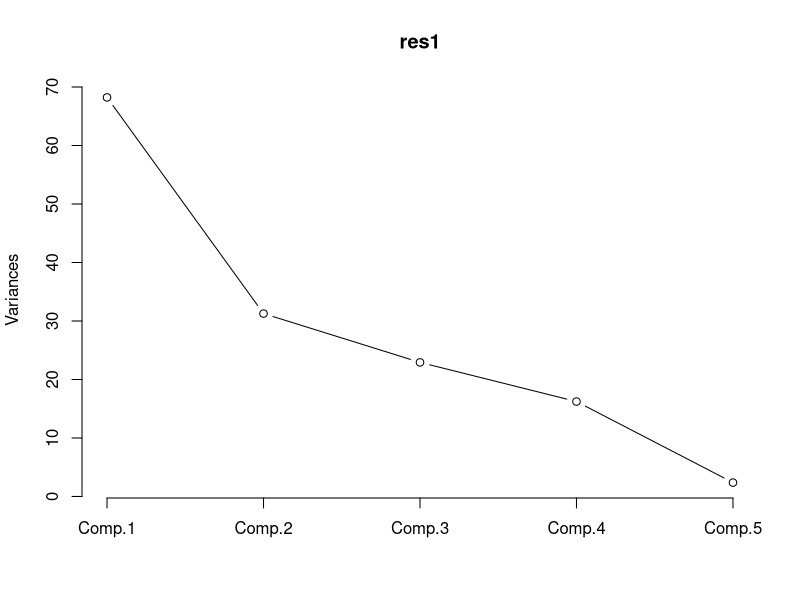
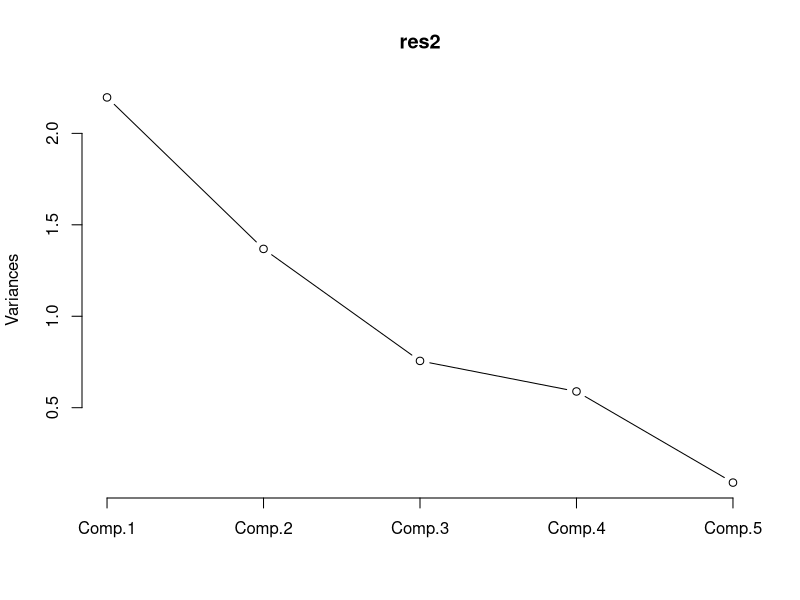
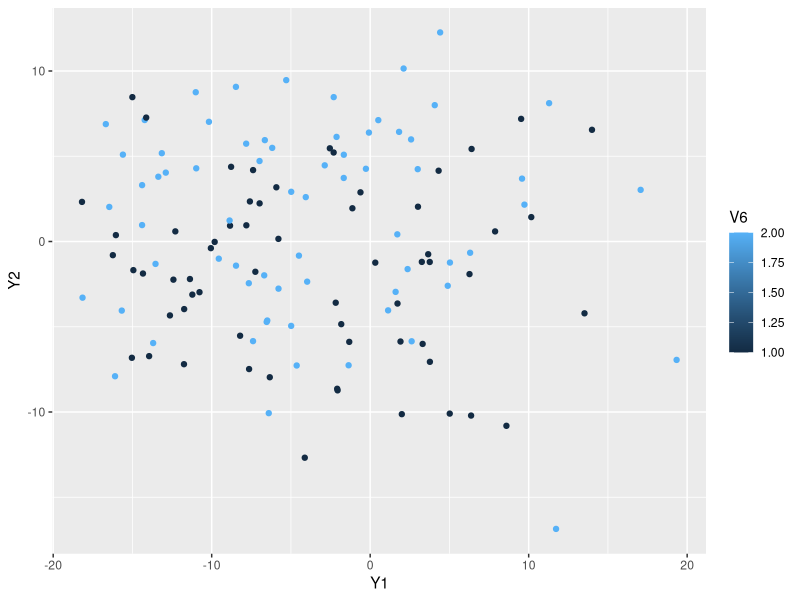
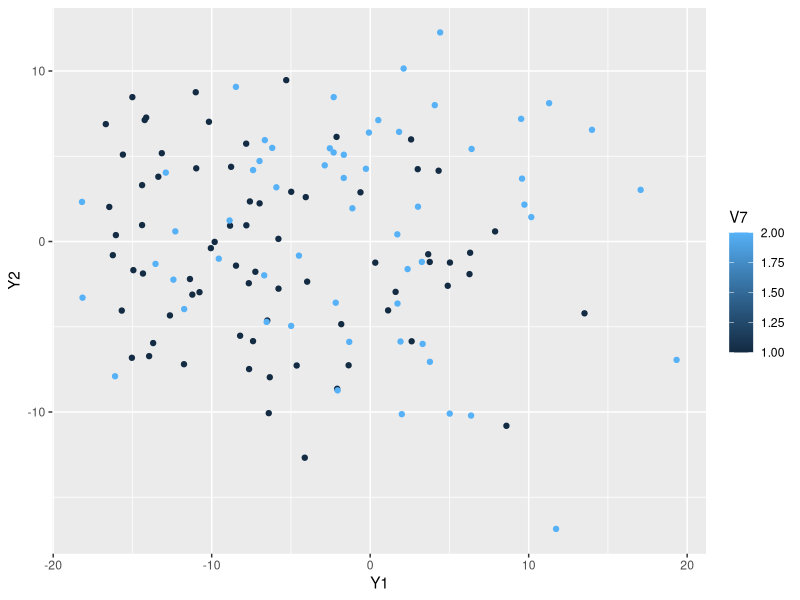
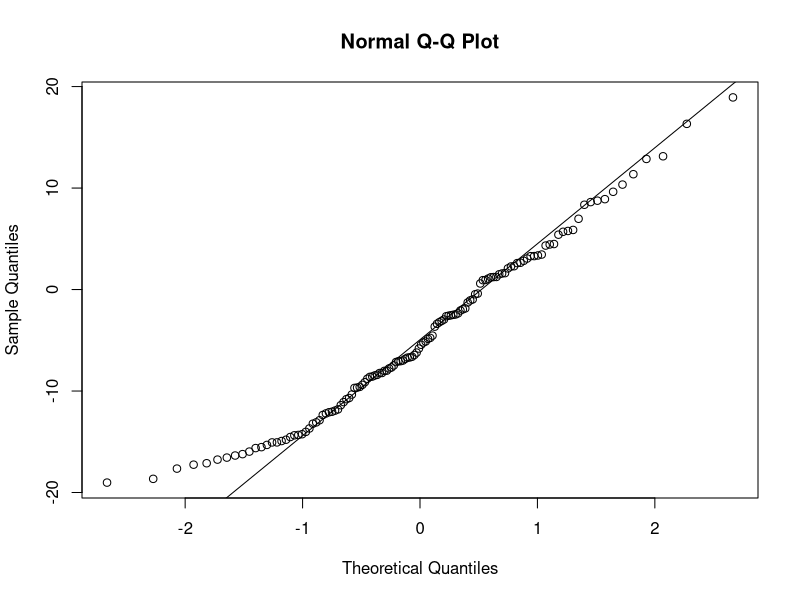
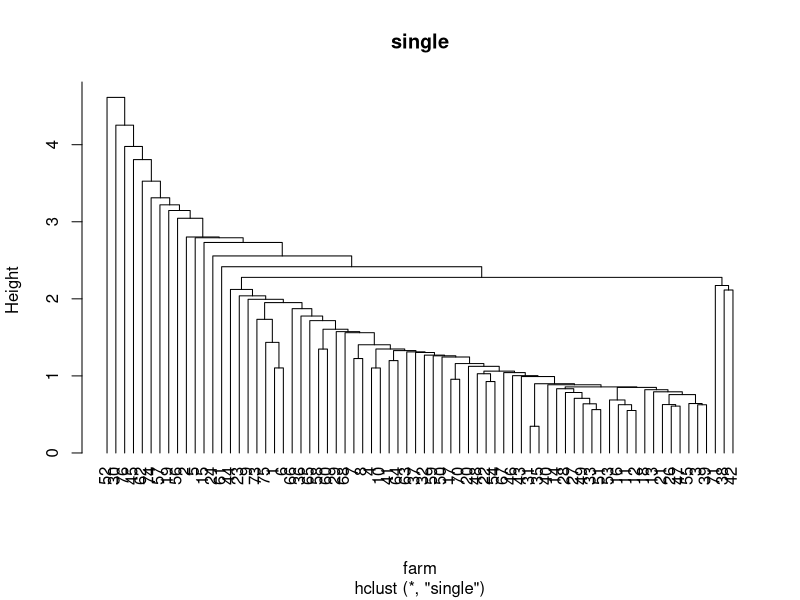
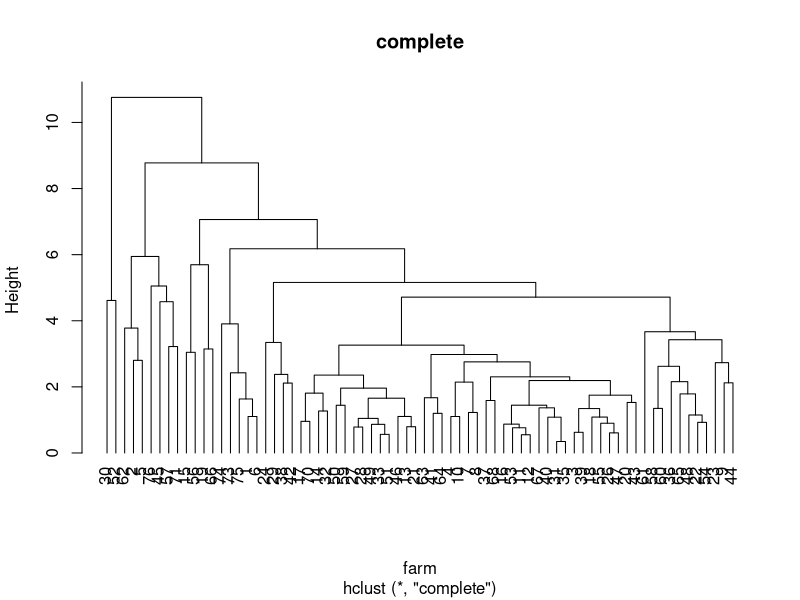

Generate these figures, in order, with R:
## ---- chunk 1
knitr::opts_chunk$set(echo = TRUE, message = TRUE)

## ---- chunk 2
data1=read.table("T1.DAT")   #读入数据
new_data1<-data1[,c(1:5)]    #提取前五列作主成分分析
apply(new_data1,2,mean)    #计算样本均值向量
## ---- chunk 3
print(cov(new_data1),digits = 4) #输出协方差矩阵
print(eigen(cov(new_data1))) #输出特征值-特征向量
res1=princomp(new_data1,cor=FALSE) #当cor=FALSE表示用样本的协方差阵S做主成分分析
summary(res1,loadings=TRUE)
screeplot(res1,type="lines")#输出崖底碎石图
## ---- chunk 4
print(cor(new_data1),digits = 4) #输出相关矩阵
print(eigen(cor(new_data1))) #输出特征值-特征向量
res2=princomp(new_data1,cor=TRUE) #当cor=TRUE表示用样本的相关矩阵R做主成分分析
summary(res2,loadings=TRUE)
screeplot(res2,type="lines") #输出崖底碎石图
## ---- chunk 5
library(ggplot2)
attach(data1)#把第一二主成分的值加入原表格
data1$Y1<-0.579*V1-0.524*V3-0.493*V4+0.380*V5 #第一主成分
data1$Y2<-0.612*V2+0.219*V3-0.572*V4-0.494*V5 #第二主成分
detach(data1)
## ---- chunk 6
ggplot(data1,aes(x=Y1,y=Y2,colour=V6))+geom_point()
## ---- chunk 7
ggplot(data1,aes(x=Y1,y=Y2,colour=V7))+geom_point()
## ---- chunk 8
lamda<-eigen(cov(new_data1)) 
spc_mat<-lamda$vectors[,1]
prin_y<-t(t(spc_mat)%*%t(new_data1))
qqnorm(prin_y)
qqline(prin_y)
## ---- chunk 9
library(psych)
data2=read.table("T2.DAT")
cor2<-cor(scale(data2)) 
#主成分法
m2<-fa(r=cor2,nfactors=2,fm="pa",rotate="none")
m2$loadings
m3<-fa(r=cor2,nfactors=3,fm="pa",rotate="none")
m3$loadings
#极大似然估计法
m22<-fa(r=cor2,nfactors=2,fm="ml",rotate="none")
m22$loadings
m33<-fa(r=cor2,nfactors=3,fm="ml",rotate="none")
m33$loadings
## ---- chunk 10
m20<-fa(r=cor2,nfactors=2,fm="ml",rotate="varimax")
m20$loadings
## ---- chunk 11
m30<-fa(r=cor2,nfactors=3,fm="ml",rotate="varimax")
m30$loadings
## ---- chunk 12
m20$communalities
m30$communalities
## ---- chunk 13
library(MASS)
data3=read.table("T3.DAT")
qd<-qda(V5~V2+V4,data3,prior=c(1/3,1/3,1/3)) #二次判别
## ---- chunk 14
predict(qd,newdata = data.frame(V2=3.5,V4=1.75))
## ---- chunk 15
ld<-lda(V5~V2+V4,data3,prior=c(1/3,1/3,1/3)) #线性判别
## ---- chunk 16
predict(ld,newdata = data.frame(V2=3.5,V4=1.75))
## ---- chunk 17
pred<-predict(ld) #用模型对学习样本分类
tab1<-table(data3$V5,pred$class)
tab1
## ---- chunk 18
ld1<-lda(V5~V2+V4,data3,prior=c(1/3,1/3,1/3),CV=T) #CV=T 运用提留方法
tab2<-table(data3$V5,ld1$class)
tab2
## ---- chunk 19
data4=read.table("T4.DAT")   #读入数据
data4<-data4[-c(25,34,69,72),]   #去掉离群值25,34,69,72
dim(data4)   #输出数据的维度
dist4=dist(scale(data4), method = "euclidean", p = 2)
#对标准化后的数据计算欧氏距离，"euclidean"表示欧氏距离，维度为2
D4_single<-hclust(dist4,method="single")
D4_com<-hclust(dist4,method="complete")
#进行聚类分析，"single"为最短距离法，"complete"为最长距离法。
plot(D4_single,hang=-1,main="single",sub=NULL,xlab="farm")
plot(D4_com,hang=-1,main="complete",sub=NULL,xlab="farm")
## ---- chunk 20
km1<-kmeans(scale(data4),8)
km1$cluster  #输出分组结果
print(cutree(D4_single,k=8))  #输出最短距离法分K组的结果
km2<-kmeans(scale(data4),16)
km2$cluster
print(cutree(D4_single,k=16))
km3<-kmeans(scale(data4),32)
km3$cluster
print(cutree(D4_single,k=32))
